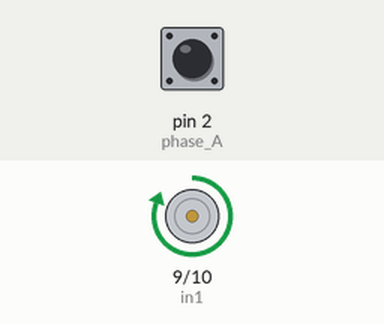
Simulated run of this sketch. Board: Arduino Uno, built with avr-gcc and run on an emulated ATmega328P. Parts: motor-driver pin pairs drawn as motors (green arrow = first pin HIGH = forward, orange = second pin HIGH = backward, longer = more drive, scaled by the enable pin). Inputs (shaded band) come from the test bench; at power-on: pin 2 (phase_A) HIGH. What the sketch prints to the serial monitor is not drawn.

Above: at 0.1 s.
Timing chart, 0 to 1.6 s (numbered marks = the images above):
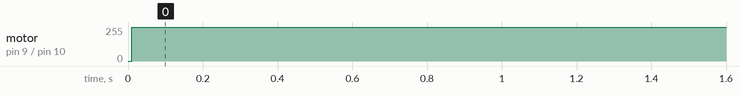

The sketch:

Motor_Position_control_v2.ino
```cpp
// Kp=19 >1 page, 18.1 1/2page, 18 ? 17.5 1/5p test x5, Kd 0.6
// chọn để ko còn gai, Kd=2 bắt đầu rung mất ổn định, Ki=10, nếu không có Ki thì không
// bị vọt lố nhưng cũng không quay được chính xác đến, ví dụ 360 mà sẽ là 359. nếu lớn quá 180
// sẽ vọt trên 200, 360 lên 440 (nếu để Ki=20). Ki nhỏ 0.1-5 thì sai số xác lập lớn, tg đáp ứng lâu.

//Bộ PID kiểu cũ thì đáp ứng nhanh, chính xác không vọt nhưng với vị trí đặt lớn thì hoạt động sai.

#include <TimerOne.h>

#define enA 8       //controls pin
#define in1 9
#define in2 10
#define phase_A 2   //encoder pins
#define phase_B 3

double T, xung;
double vitri, Vitridat;
double E, E1, E2;
double alpha, beta, gamma, Kp, Ki, Kd;
double Output, LastOutput;


void rotate(double energy) {
  if (energy > 255) energy=255;
  if (energy < -255) energy=-255;
  if (energy > 0) {
    digitalWrite(in1, HIGH);      //set rotate direction of motor A
    digitalWrite(in2, LOW);
    analogWrite(enA, energy);     //set speed of motor A
  }
  else {
    digitalWrite(in1, LOW);
    digitalWrite(in2, HIGH);
    analogWrite(enA, -energy);
  }
}

void setup() {
  pinMode(in1, OUTPUT);
  pinMode(in2, OUTPUT);
  pinMode(enA, OUTPUT);
  pinMode(phase_A, INPUT_PULLUP);
  pinMode(phase_B, INPUT_PULLUP);

  Vitridat = 180; vitri = 0;
  E = 0; E1 = 0; E2 = 0;
  Output = 0; LastOutput = 0;
  // Thong so PID
  T = 0.01;                       //thoi gian lay mau
  Kp = 17.5; Ki = 10; Kd = 0.6;

  Serial.begin(9600);
  attachInterrupt(0, Demxung, FALLING);
  Timer1.initialize(10000);
  Timer1.attachInterrupt(PID);
}

void loop() {
  int i;
  for (i=0; i<10; ++i)
    delay(i);
  Serial.println(vitri);
}

void Demxung() {
  if (digitalRead(phase_B)==LOW)
    ++xung;
  else
    --xung;
}

void PID() {
  vitri = xung*360 / 390;    //tong cong 1000xung -> 1000/390 vong x 60 -> deg
  E = Vitridat - vitri;
  alpha = 2*T*Kp + Ki*T*T + 2*Kd;
  beta = -2*T*Kp + T*T*Ki - 4*Kd;
  gamma = 2*Kd;
  Output = (alpha*E + beta*E1 + gamma*E2 + 2*T*LastOutput) / (2*T);
  LastOutput = Output;
  E2 = E1;
  E1 = E;

  rotate(Output);
}
```

Measured:
- by itself, motor on pin 9 (in1) / pin 10 (in2): stopped → forward 255/255 at 0.01 s
